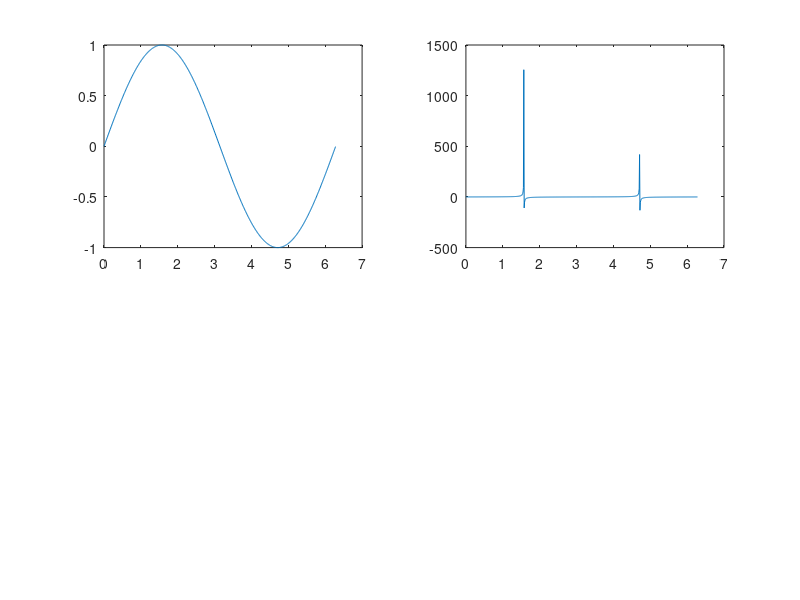

This figure's MATLAB source:
function plotx_fun()
plot_tan()
end

function plot_tan()                                                                       
clc 
clear
x =0:0.01:2*pi;
y=sin(x);

subplot(2,2,1);
plot(x,y)
subplot(2,2,2)
yt = tan(x);
plot(x,yt)

end
function plotx_()
%绘制曲线（二维）plot函数
x=0:0.1:100;
y=x.^2+4;
subplot(2,2,1)
plot(x,y)

y=5*x.^2+2;
subplot(2,2,2);
plot(x,y)
hold on
plot(50,10000,'p');
end
